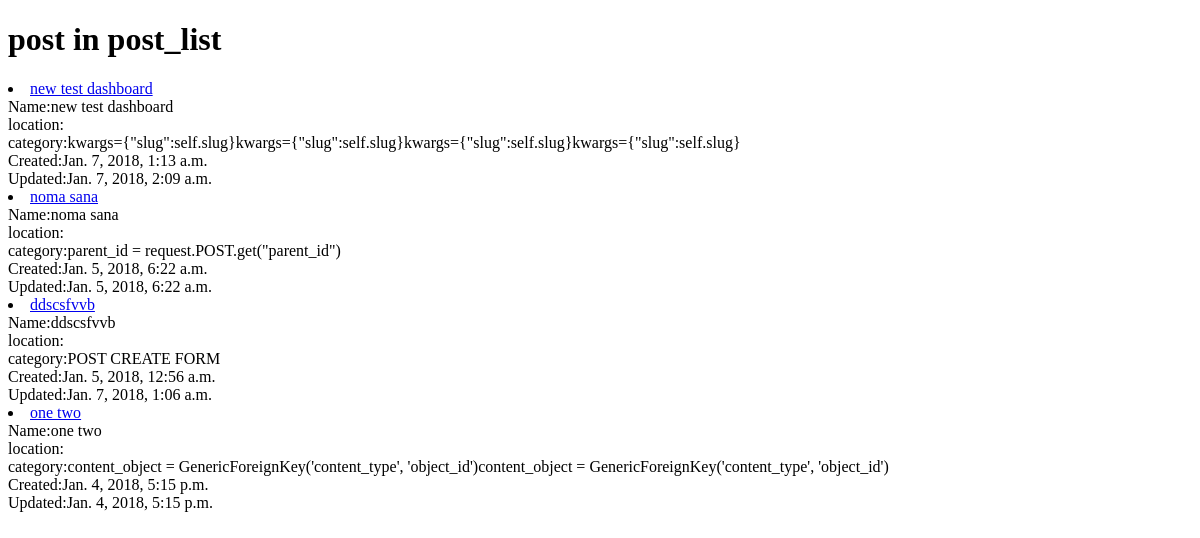
Page /dashboard/bich/ (signed in) on the earlier database version.
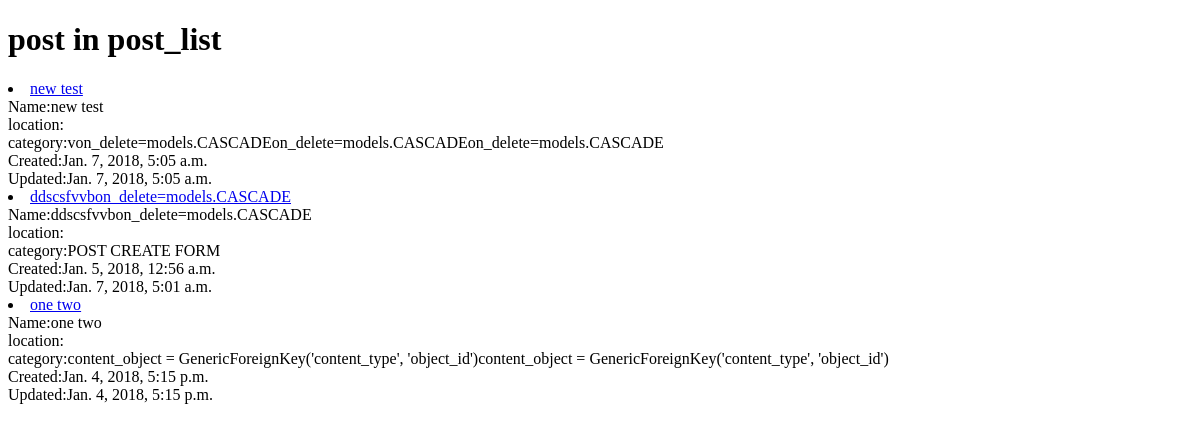
Same page on the later database version.
### Main/models.py (models this page shows, shortened)
class Post(models.Model):
    owner =  models.ForeignKey(User, on_delete=models.CASCADE)
    title = models.CharField(max_length=200)
    slug      =      models.SlugField(unique=True,blank=True, null=True)
    image = models.ImageField(upload_to=upload_location)
    image_2 = models.ImageField(upload_to=upload_location)
    image_3 = models.ImageField(upload_to=upload_location,blank=True, null=True)
    description = models.TextField()
    size_of_land = models.CharField(max_length=150)
    location_details = models.CharField(max_length=300)
    price = models.CharField(max_length=150)
    features = models.TextField()
    updated = models.DateTimeField(auto_now=True, auto_now_add=False)
    timestamp = models.DateTimeField(auto_now=False, auto_now_add=True)
    def __str__(self):
        return self.title
    def get_absolute_url(self):
        return reverse("Main:post_detail",kwargs={"slug":self.slug})
    class Meta:
        ordering = ["-timestamp", "-updated"]

### dashboard/views.py (the view)
class DashboardPostListView(LoginRequiredMixin,ListView):
    template_name = 'Dashboard/listings.html'
    def get_queryset(self):
        return Post.objects.filter(owner=self.request.user)

### Main/templates/Main/post_list.html (shortened to what this page needs)
<!DOCTYPE html>
<html lang="en">
<head>
</head>
<body>
    <h1> post in post_list</h1>
    {% for post in post_list %}
    <li><a href="{{ post.get_absolute_url }}">{{ post }}</a></li>
   Name:{{ post.title }} <br>   location:{{ post.location }} <br> category:{{ post.description }}  <br> Created:{{ post.timestamp }} <br>Updated:{{ post.updated }}
    {% endfor %}
</body>
</html>

Differences in the rows shown:
removed Post: title "new test dashboard", description "kwargs={\"slug\":self.slug}kwargs={\"slug\":self.slug}kwargs={\"slug\":self.slug}kwargs={\"slug\":self.slug}", timestamp "Jan. 7, 2018, 1:13 a.m.", updated "Jan. 7, 2018, 2:09 a.m."
removed Post: title "noma sana", description "parent_id = request.POST.get(\"parent_id\")", timestamp "Jan. 5, 2018, 6:22 a.m.", updated "Jan. 5, 2018, 6:22 a.m."
added Post: title "new test", description "von_delete=models.CASCADEon_delete=models.CASCADEon_delete=models.CASCADE", timestamp "Jan. 7, 2018, 5:05 a.m.", updated "Jan. 7, 2018, 5:05 a.m."
changed Post "POST CREATE FORM": title "ddscsfvvb" → "ddscsfvvbon_delete=models.CASCADE"; updated "Jan. 7, 2018, 1:06 a.m." → "Jan. 7, 2018, 5:01 a.m."
